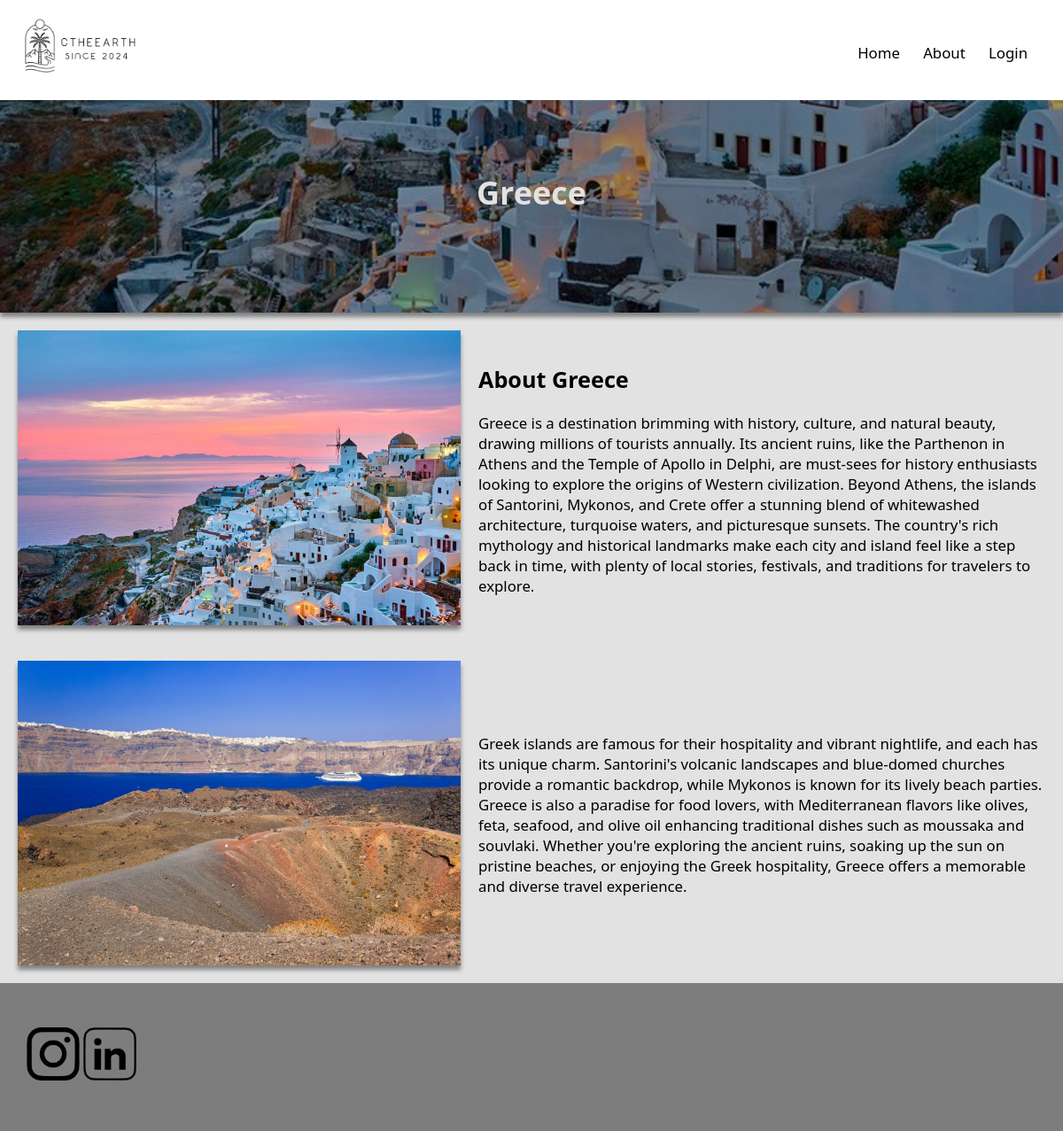
The app's page /pages/country.php?country=Greece with its own data.
### tables this page shows
CREATE TABLE cards (
    id INT AUTO_INCREMENT PRIMARY KEY,
    title VARCHAR(255) NOT NULL,
    description TEXT NOT NULL,
    image_path VARCHAR(255) NOT NULL,
    link VARCHAR(255) NOT NULL
);

CREATE TABLE cards_contents (
  id INT AUTO_INCREMENT PRIMARY KEY,
  card_id INT,
  section_title VARCHAR(255),
  section_content TEXT,
  image_path VARCHAR(255),
  FOREIGN KEY (card_id) REFERENCES cards(id)
);

### pages/country.php (the view, shortened to what this page needs)
<?php
$server = "localhost";
$username = "root";
$password = "";
$dbname = "pweb2";
$conn = new mysqli($server, $username, $password, $dbname);
$country = isset($_GET['country']) ? $_GET['country'] : 'Africa';
$query = "SELECT * FROM cards WHERE title = ?";
$stmt = $conn->prepare($query);
$stmt->bind_param('s', $country);
$stmt->execute();
$result = $stmt->get_result();
if ($result->num_rows > 0) {
    $countryData = $result->fetch_assoc();
    $countryName = $countryData['title'];
    $countryImage = $countryData['image_path'];
    $contentQuery = "SELECT * FROM cards_contents WHERE card_id = ?";
    $contentStmt = $conn->prepare($contentQuery);
    $contentStmt->bind_param('i', $countryData['id']);
    $contentStmt->execute();
    $contentResult = $contentStmt->get_result();
} else {
    echo "Country not found.";
    exit;
}
?>
<!DOCTYPE html>
<html lang="en">
<head>
    <link rel="stylesheet" href="../css/main.css" />
    <link rel="stylesheet" href="../css/country.css" />
</head>
<body>
    <header>
        <?php include '../php/navbar.php'; ?>
    </header>
    <section class="banner" style="background-image: url(<?php echo "../$countryImage"; ?>);">
        <section class="slide active">
            <h1><?php echo $countryName; ?></h1>
        </section>
    </section>
    <?php while ($content = $contentResult->fetch_assoc()): ?>
        <section>
            <div class="text-image-container">
                <?php if ($content['image_path']): ?>
                    <img src="<?php echo $content['image_path']; ?>" alt="Description of image" class="side-image" />
                <?php endif; ?>
                <div class="text-content">
                    <h2><?php echo $content['section_title']; ?></h2>
                    <p><?php echo $content['section_content']; ?></p>
                </div>
            </div>
        </section>
    <?php endwhile; ?>
    <footer>
    </footer>
</body>
</html>

### css/main.css (style rules this page uses)
body { background-color: white; color: black; margin: 0; padding: 0; font-family: "Segoe UI", Tahoma, Geneva, Verdana, sans-serif; font-size: x-large; }
header { display: flex; align-items: center; justify-content: space-between; padding: 20px; }
.banner { background-repeat: no-repeat; background-position: 50% 90%; box-shadow: 0 5px 5px grey; position: relative; overflow: hidden; height: 200px; padding: 20px; transition: background-image 0.5s ease-in-out; }
.banner::before { background-color: rgba(0, 0, 0, 0.4); content: ""; position: absolute; top: 0; left: 0; width: 100%; height: 100%; z-index: 1; }
.slide { display: none; position: relative; background: none; max-width: 1760px; margin: 0 auto; padding: 0px 50px; z-index: 3; }
.slide.active { display: block; }
.slide > * { width: 25%; margin-left: auto; margin-right: 20px; color: #e2e2e2; text-align: right; font-size: 0.8em; }
section { background-color: #e2e2e2; height: auto; padding: 20px; }
footer { background-color: #7d7d7d; padding: 50px 30px; }

### css/country.css (style rules this page uses)
.text-image-container { display: flex; align-items: center; gap: 20px; }
.slide > * { width: 100%; margin: auto; margin-top: 60px; text-align: center; font-size: 1.5em; }
.side-image { width: 500px; height: auto; opacity: 1; box-shadow: 0 5px 5px grey; }
.text-content { max-width: 1500px; font-size: 0.7em; }

### records on screen
cards: image_path (picture), title "Greece"
cards_contents: image_path (picture), section_title "About Greece", section_content "Greece is a destination brimming with history, culture, and natural beauty, drawing millions of tourists annually. Its ancient ruins, like the Parthenon in Athens and the Temple of Apollo in Delphi, are must-sees for history enthusiasts looking to explore the origins of Western civilization. Beyond Athens, the islands of Santorini, Mykonos, and Crete offer a stunning blend of whitewashed architecture, turquoise waters, and picturesque sunsets. The country's rich mythology and historical landmarks make each city and island feel like a step back in time, with plenty of local stories, festivals, and traditions for travelers to explore."
cards_contents: image_path (picture), section_content "Greek islands are famous for their hospitality and vibrant nightlife, and each has its unique charm. Santorini's volcanic landscapes and blue-domed churches provide a romantic backdrop, while Mykonos is known for its lively beach parties. Greece is also a paradise for food lovers, with Mediterranean flavors like olives, feta, seafood, and olive oil enhancing traditional dishes such as moussaka and souvlaki. Whether you're exploring the ancient ruins, soaking up the sun on pristine beaches, or enjoying the Greek hospitality, Greece offers a memorable and diverse travel experience."
